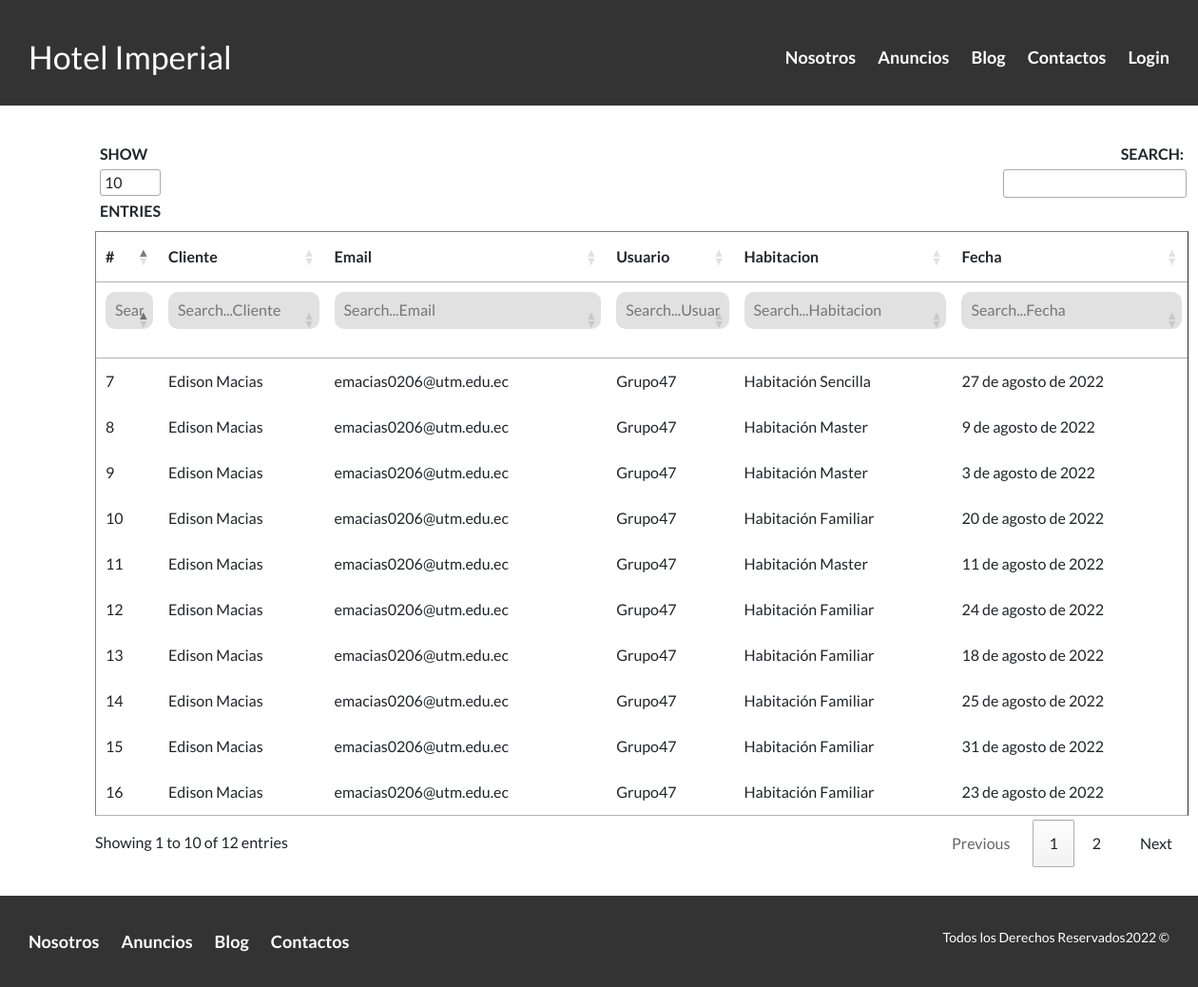
The app's page /reservacion/ with its own data.
### Hotel/models.py (models this page shows, shortened)
class Reservation(models.Model):
    date = models.DateField(verbose_name="Fecha de Reservacion")
    cliente = models.CharField(verbose_name="Cliente", max_length=100)
    mail = models.EmailField(verbose_name="Email")
    room = models.CharField(max_length=100,verbose_name="Habitacion")
    user = models.CharField(max_length=100,verbose_name="Usuario")
    class Meta:
        verbose_name = 'Reservacion'
        verbose_name_plural = 'Reservaciones'
        ordering = ["-date"]

### Hotel/views.py (the view)
# urls.py: path('reservacion/', reservacion.as_view(), name="reservacion"),
class reservacion(TemplateView):
    template_name = 'hotel/Reservaciones.html'
    def get(selt, request):
        reser = Reservation.objects.all()
        return render(request, selt.template_name, {'reser': reser})

### Hotel/templates/hotel/Reservaciones.html (shortened to what this page needs)
{% extends 'core/base.html' %}
{% block header %}site-header{% endblock %}
{% block content %}
{% load static %}
<div class="table">
    <table border="1" id="example">
        <thead>
            <th>#</th>
            <th>Cliente</th>
            <th>Email</th>
            <th>Usuario</th>
            <th>Habitacion</th>
            <th>Fecha</th>
        </thead>
        <tbody>
            {% for reser in reser %}
            <tr>
                <td>{{reser.id}}</td>
                <td>{{reser.cliente}}</td>
                <td>{{reser.mail}}</td>
                <td>{{reser.user}}</td>
                <td>{{reser.room}}</td>
                <td>{{reser.date}}</td>
            </tr>
            {% endfor %}
        </tbody>
    </table>
</div>
{% endblock %}

### core/static/core/Css/Estilos.css (style rules this page uses)
html { box-sizing: border-box; font-size: 62.5%; }
*, *:before, *:after { box-sizing: inherit; }
body { font-family: 'Lato', sans-serif; font-size: 1.6rem; line-height: 2; }
.table { margin: 3rem 10rem; width: 115rem; }

### records on screen
Reservation: id "15", cliente "Edison Macias", mail "emacias0206@utm.edu.ec", user "Grupo47", room "Habitación Familiar", date "31 de agosto de 2022"
Reservation: id "7", cliente "Edison Macias", mail "emacias0206@utm.edu.ec", user "Grupo47", room "Habitación Sencilla", date "27 de agosto de 2022"
Reservation: id "14", cliente "Edison Macias", mail "emacias0206@utm.edu.ec", user "Grupo47", room "Habitación Familiar", date "25 de agosto de 2022"
Reservation: id "12", cliente "Edison Macias", mail "emacias0206@utm.edu.ec", user "Grupo47", room "Habitación Familiar", date "24 de agosto de 2022"
Reservation: id "16", cliente "Edison Macias", mail "emacias0206@utm.edu.ec", user "Grupo47", room "Habitación Familiar", date "23 de agosto de 2022"
Reservation: id "10", cliente "Edison Macias", mail "emacias0206@utm.edu.ec", user "Grupo47", room "Habitación Familiar", date "20 de agosto de 2022"
Reservation: id "13", cliente "Edison Macias", mail "emacias0206@utm.edu.ec", user "Grupo47", room "Habitación Familiar", date "18 de agosto de 2022"
Reservation: id "11", cliente "Edison Macias", mail "emacias0206@utm.edu.ec", user "Grupo47", room "Habitación Master", date "11 de agosto de 2022"
Reservation: id "8", cliente "Edison Macias", mail "emacias0206@utm.edu.ec", user "Grupo47", room "Habitación Master", date "9 de agosto de 2022"
Reservation: id "9", cliente "Edison Macias", mail "emacias0206@utm.edu.ec", user "Grupo47", room "Habitación Master", date "3 de agosto de 2022"
